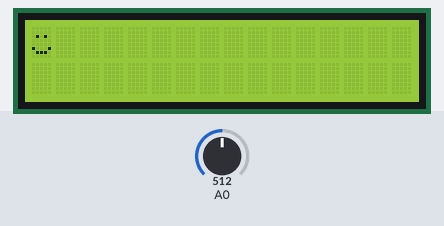
Simulated run of this sketch. Board: Arduino Uno, built with avr-gcc and run on an emulated ATmega328P. Parts: 16×2 character LCD. The test bench sets the inputs (shaded band); at power-on: A0 = 512.

Above: at 0.17 s.
At 0.57 s:
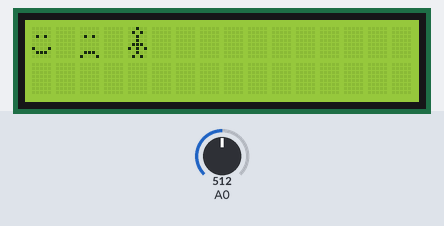
At 1.1 s:
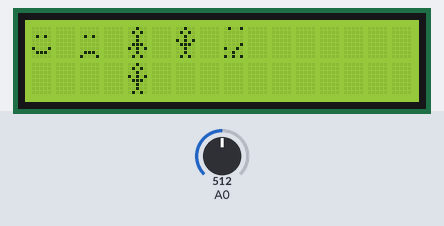

The sketch:

CharLCDCustomChar.ino
```cpp
// (licence header left out)
#include <LiquidCrystal.h>

LiquidCrystal lcd(8, 9, 4, 5, 6, 7);

// make some custom characters:
byte heart[8] = {
  0b00000,
  0b01010,
  0b11111,
  0b11111,
  0b11111,
  0b01110,
  0b00100,
  0b00000
};//heart[8]

byte smiley[8] = {
  0b00000,
  0b00000,
  0b01010,
  0b00000,
  0b00000,
  0b10001,
  0b01110,
  0b00000
};//smiley[8]

byte frownie[8] = {
  0b00000,
  0b00000,
  0b01010,
  0b00000,
  0b00000,
  0b00000,
  0b01110,
  0b10001
};//frownie[8]

byte armsDown[8] = {
  0b00100,
  0b01010,
  0b00100,
  0b00100,
  0b01110,
  0b10101,
  0b00100,
  0b01010
};//armsDown[8]

byte armsUp[8] = {
  0b00100,
  0b01010,
  0b00100,
  0b10101,
  0b01110,
  0b00100,
  0b00100,
  0b01010
};//armsUp[8]

void setup() {
  // initialize LCD and set up the number of columns and rows:
  lcd.begin(16, 2);

  // create a new character
  //lcd.createChar(0, heart);
  lcd.createChar(5, heart);
  // create a new character
  lcd.createChar(1, smiley);
  // create a new character
  lcd.createChar(2, frownie);
  // create a new character
  lcd.createChar(3, armsDown);
  // create a new character
  lcd.createChar(4, armsUp);

  // Print a message to the lcd.
  lcd.print("I ");
  lcd.write(byte(0)); // when calling lcd.write() '0' must be cast as a byte
  lcd.print(" Arduino! ");
  lcd.write(1);

}//setup

void loop()
{
  // read the potentiometer on A0:
  int sensorReading = analogRead(A0);
  // map the result to 200 - 1000:
  int delayTime = map(sensorReading, 0, 1023, 200, 1000);

  lcd.setCursor(0, 0);
  // draw smile
  lcd.write(1);
  delay(200);

  lcd.setCursor(2, 0);
  // draw frownie
  lcd.write(2);
  delay(200);

  lcd.setCursor(4, 0);
  // draw heart
  lcd.write(3);
  delay(200);

  lcd.setCursor(6, 0);
  // draw heart
  lcd.write(4);
  delay(200);

  lcd.setCursor(8, 0);
  // draw heart (PROBLEMATIC!)
  lcd.write(5);
  delay(200);

  // animation
  lcd.setCursor(4, 1);
  // draw him arms up:
  lcd.write(4);
  delay(delayTime);
 // set the cursor to the bottom row, 5th position:
  lcd.setCursor(4, 1);
  // draw the little man, arms down:
  lcd.write(3);
  delay(delayTime);
  lcd.setCursor(4, 1);
  // draw him arms up:
  lcd.write(4);
  delay(delayTime);
}//loop
```
